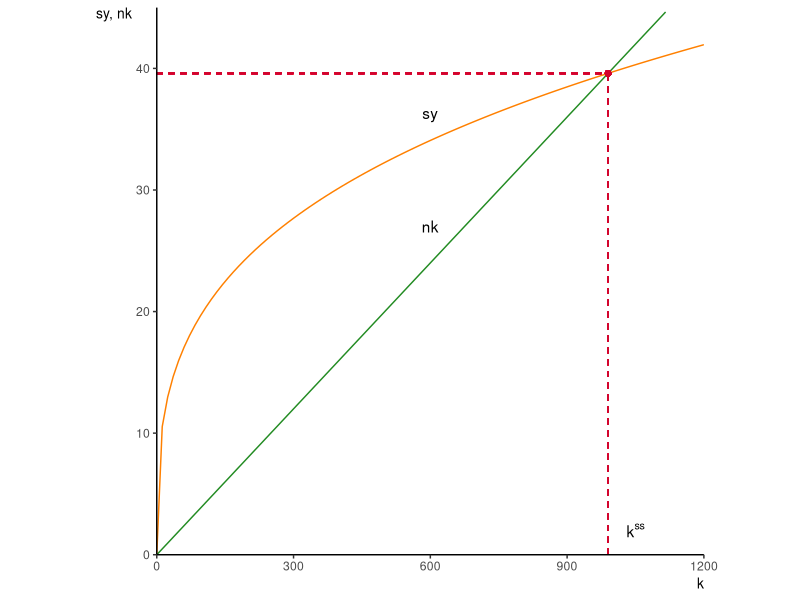
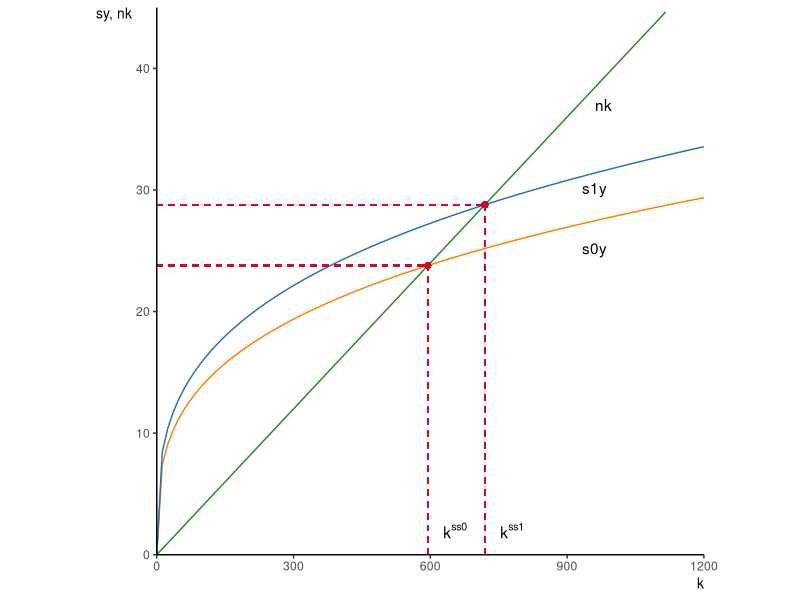
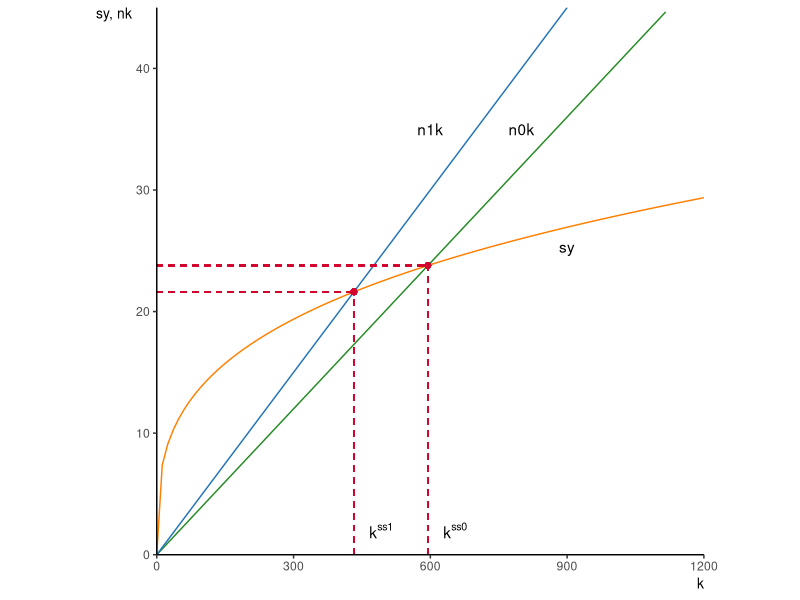
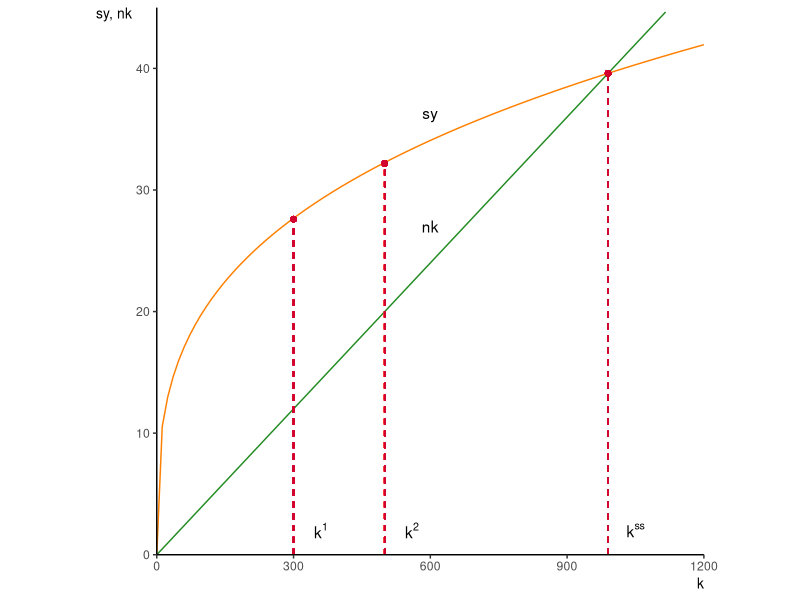
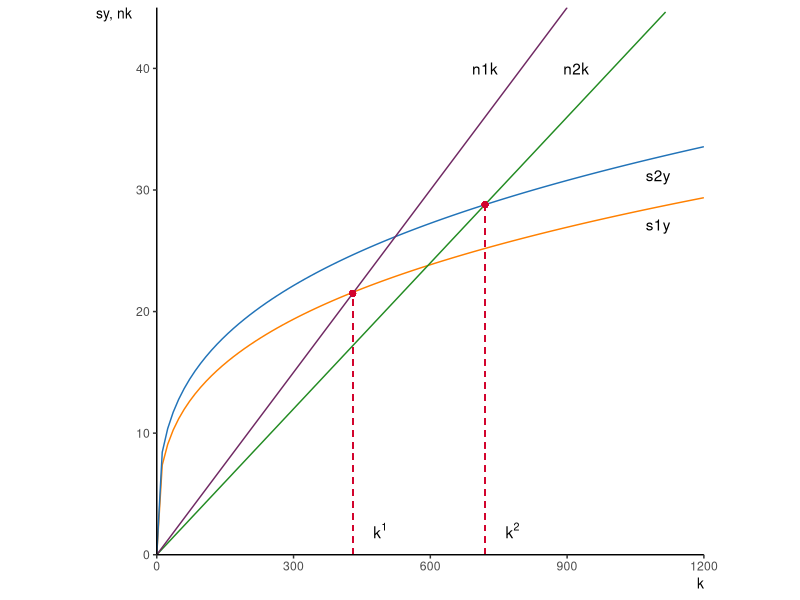

Write R code to recreate these figures, in order.
## ---- chunk 1
# Nullstiller minnet.
rm(list = ls())

# Laster inn pakker.
suppressPackageStartupMessages(library(tidyverse))
## ---- chunk 2
# Definerer intervall for kapitalintensiteten.
k <- seq(0, 3000, by = 1)

# Legger intervallet i et dataframe. 
df <- data.frame(k)
## ---- chunk 3
# Definer akser og parameter til vi skal tegne figurene.
axes_1 <- ggplot(df, aes(k)) +
  labs(x="k", y="sy, nk") +
  theme(axis.title = element_text(size = 10),
        plot.title = element_text(size = 10),
        panel.background = element_blank(), 
        axis.line = element_line(colour = "black"), 
        axis.title.x = element_text(hjust = 1),
        axis.title.y = element_text(angle = 0, vjust = 1, hjust=1)) + 
  coord_fixed(ratio = 1) + 
  scale_x_continuous(limits = c(0, 1200), expand = c(0, 0)) +
  scale_y_continuous(limits = c(0, 45), expand = c(0, 0)) + 
  coord_fixed(ratio = (1200 - 0) / (45 - 0)) 
## ---- chunk 4
# Definerer rammeverk for modellen.
a <- 0.3
s <- 0.1
n <- 0.04
A <- 50
## ---- chunk 5
# Definerer funksjoner for tegning av grafer. 
sy <- function(k) (s*A*k^a) 
nk <- function(k) (n*k)

# Finner steady state.
ss_k <- ((s*A/(n))^(1/(1-a)))
ss_nk <- (n*((s*A/(n))^(1/(1-a))))
## ---- chunk 6
# Lager figur 1.1.
figur_1 <- axes_1 +
  stat_function(df, fun=sy, mapping = aes(), color = "#FF8000") +
  stat_function(df, fun=nk, mapping = aes(), color = "#228B22") +
  annotate("text", x = 600, y = 36, label=expression(sy)) +
  annotate("text", x = 600, y = 27, label=expression(nk)) +
  geom_point(x = ss_k, y = ss_nk, color = "#D2042D")+
  geom_segment(aes(x = ss_k, xend = ss_k, y = 0, yend = ss_nk), 
               linetype = "dashed", color = "#D2042D") +
  geom_segment(aes(x = 0, xend = ss_k, y = ss_nk, yend = ss_nk), 
               linetype = "dashed", color = "#D2042D") + 
  annotate("text", x = ss_k + 60, y = 2, label=expression(k^{ss}))
## ---- chunk 7
# Viser figur 1.1.
figur_1
## ---- chunk 8
# Viser nivået på ss.
print(ss_k)
print(ss_nk)
## ---- chunk 9
# Setter opp nye paramterer for endring i spareraten.
s0 <- 0.07
s1 <- 0.08
n <- 0.04
A <- 50
## ---- chunk 10
# Setter opp nye funksjoner for endring i spareraten. 
s0y <- function(k) (s0*A*k^a)
s1y <- function(k) (s1*A*k^a)
nk <- function(k) (n*k)

# Finner steady state.
ss0_k <- ((s0*A/(n))^(1/(1-a)))
ss1_k <- ((s1*A/(n))^(1/(1-a)))
ss0_nk <- (n*((s0*A/(n))^(1/(1-a))))
ss1_nk <- (n*((s1*A/(n))^(1/(1-a))))
## ---- chunk 11
# Lager figur 1.2.
figur_2 <- axes_1 +
  stat_function(df, fun=s0y, mapping = aes(), color = "#FF8000") +
  stat_function(df, fun=s1y, mapping = aes(), color = "#2173B8") +
  stat_function(df, fun=nk, mapping = aes(), color = "#228B22") +
  annotate("text", x = 960, y = 25, label=expression(s0*y)) +
  annotate("text", x = 960, y = 30, label=expression(s1*y)) +
  annotate("text", x = 980, y = 37, label=expression(n*k)) + 
  geom_point(x = ss0_k, y = ss0_nk, color = "#D2042D") +
  geom_point(x = ss1_k, y = ss1_nk, color = "#D2042D") +
  geom_segment(aes(x = ss0_k, xend = ss0_k, y = 0, yend = ss0_nk), 
               linetype = "dashed", color = "#D2042D") + 
  geom_segment(aes(x = 0, xend = ss0_k, y = ss0_nk, yend = ss0_nk), 
               linetype = "dashed", color = "#D2042D") + 
  geom_segment(aes(x = ss1_k, xend = ss1_k, y = 0, yend = ss1_nk), 
               linetype = "dashed", color = "#D2042D") + 
  geom_segment(aes(x = 0, xend = ss1_k, y = ss1_nk, yend = ss1_nk), 
               linetype = "dashed", color = "#D2042D") + 
  annotate("text", x = ss0_k + 60, y = 2, label=expression(k^{ss0})) +
  annotate("text", x = ss1_k + 60, y = 2, label=expression(k^{ss1}))
## ---- chunk 12
# Viser figur 1.2.
figur_2
## ---- chunk 13
# Viser nivået på steady state. 
print(ss0_k)
print(ss1_k)
print(ss0_nk)
print(ss1_nk)
## ---- chunk 14
# Setter opp nye paramterer for endring i befolkningsvekstraten.
s <- 0.07
n0 <- 0.04
n1 <- 0.05
A <- 50
## ---- chunk 15
# Setter opp nye funksjoner for endring i befolkningsvekstraten.
sy <- function(k) (s*A*k^a)
n0k <- function(k) (n0*k)
n1k <- function(k) (n1*k)

# Finner steady state. 
ss0_k <- ((s*A/(n0))^(1/(1-a)))
ss1_k <- ((s*A/(n1))^(1/(1-a)))
ss0_nk <- (n0*((s*A/(n0))^(1/(1-a))))
ss1_nk <- (n1*((s*A/(n1))^(1/(1-a))))
## ---- chunk 16
# Lager figur 1.3.
figur_3 <- axes_1+
  stat_function(df, fun=sy, mapping = aes(), color = "#FF8000") +
  stat_function(df, fun=n0k, mapping = aes(), color = "#228B22") +
  stat_function(df, fun=n1k, mapping = aes(), color = "#2173B8") +
  annotate("text", x = 900, y = 25, label=expression(s*y)) +
  annotate("text", x = 800, y = 35, label=expression(n0k)) +
  annotate("text", x = 600, y = 35, label=expression(n1k)) + 
  geom_point(x = ss0_k, y = ss0_nk, color = "#D2042D") +
  geom_point(x = ss1_k, y = ss1_nk, color = "#D2042D") +
  geom_segment(aes(x = ss0_k, xend = ss0_k, y = 0, yend = ss0_nk), 
               linetype = "dashed", color = "#D2042D") + 
  geom_segment(aes(x = 0, xend = ss0_k, y = ss0_nk, yend = ss0_nk), 
               linetype = "dashed", color = "#D2042D") + 
  geom_segment(aes(x = ss1_k, xend = ss1_k, y = 0, yend = ss1_nk), 
               linetype = "dashed", color = "#D2042D") + 
  geom_segment(aes(x = 0, xend = ss1_k, y = ss1_nk, yend = ss1_nk), 
               linetype = "dashed", color = "#D2042D") +
  annotate("text", x = ss0_k + 60, y = 2, label=expression(k^{ss0}))+
  annotate("text", x = ss1_k + 60, y = 2, label=expression(k^{ss1}))
## ---- chunk 17
# Viser figur 1.3.
figur_3
## ---- chunk 18
# Viser nivået pCå steady state. 
print(ss0_k)
print(ss1_k)
print(ss0_nk)
print(ss1_nk)
## ---- chunk 19
# Definerer rammeverk for modellen.
a <- 0.3
s <- 0.1
n <- 0.04
A <- 50
## ---- chunk 20
# Definerer funksjoner for tegning av grafer. 
sy <- function(k) (s*A*k^a) 
nk <- function(k) (n*k)
## ---- chunk 21
# Lager figur 2.1.
figur_4 <- axes_1 +
  stat_function(df, fun=sy, mapping = aes(), color = "#FF8000") +
  stat_function(df, fun=nk, mapping = aes(), color = "#228B22") +
  annotate("text", x = 600, y = 36, label=expression(sy)) +
  annotate("text", x = 600, y = 27, label=expression(nk)) +
  geom_point(x = ss_k, y = ss_nk, color = "#D2042D") +
  geom_point(x = 500,  y = 32.18, color = "#D2042D") +
  geom_point(x = 300,  y = 27.6,  color = "#D2042D") +
  geom_segment(aes(x = ss_k, xend = ss_k, y = 0, yend = ss_nk), 
               linetype = "dashed", color = "#D2042D") +
  geom_segment(aes(x = 500, xend = 500, y = 0, yend = 32.18),
               linetype = "dashed", color = "#D2042D") +
  geom_segment(aes(x = 300, xend = 300, y = 0, yend = 27.6),
               linetype = "dashed", color = "#D2042D") +
  annotate("text", x = ss_k + 60, y = 2, label = expression(k^{ss})) +
  annotate("text", x = 500 + 60,  y = 2, label = expression(k^{2})) +
  annotate("text", x = 300 + 60,  y  =2, label = expression(k^{1}))
## ---- chunk 22
# Viser figur 2.1.
figur_4
## ---- chunk 23
# Definerer rammeverk for modellen.
a <- 0.3
s0 <- 0.07
s1 <- 0.08
n0 <- 0.04
n1 <- 0.05
A <- 50
## ---- chunk 24
# Definerer funksjoner for tegning av grafer. 
s0y <- function(k) (s0*A*k^a)
s1y <- function(k) (s1*A*k^a)
n0k <- function(k) (n0*k)
n1k <- function(k) (n1*k)
## ---- chunk 25
# Lager figur 2.2.
figur_5 <- axes_1 +
  stat_function(df, fun=s0y, mapping = aes(), color = "#FF8000") +
  stat_function(df, fun=s1y, mapping = aes(), color = "#2173B8") +
  stat_function(df, fun=n0k, mapping = aes(), color = "#228B22") +
  stat_function(df, fun=n1k, mapping = aes(), color = "#702963") +
  annotate("text", x = 1100, y = 27, label=expression(s1y)) +
  annotate("text", x = 1100, y = 31, label=expression(s2y)) +
  annotate("text", x = 720, y = 40,  label=expression(n1k)) +
  annotate("text", x = 920, y = 40,  label=expression(n2k)) +
  geom_point(x = 720, y = 28.8, color = "#D2042D") +
  geom_point(x = 430, y = 21.5, color = "#D2042D") +
  geom_segment(aes(x = 720, xend = 720, y = 0, yend = 28.8), 
               linetype = "dashed", color = "#D2042D") +
  geom_segment(aes(x = 430, xend = 430, y = 0, yend = 21.5),
               linetype = "dashed", color = "#D2042D") +
  annotate("text", x = 720 + 60,  y = 2, label = expression(k^{2})) +
  annotate("text", x = 430 + 60,  y  =2, label = expression(k^{1})) 
## ---- chunk 26
# Viser figur 2.2.
figur_5
